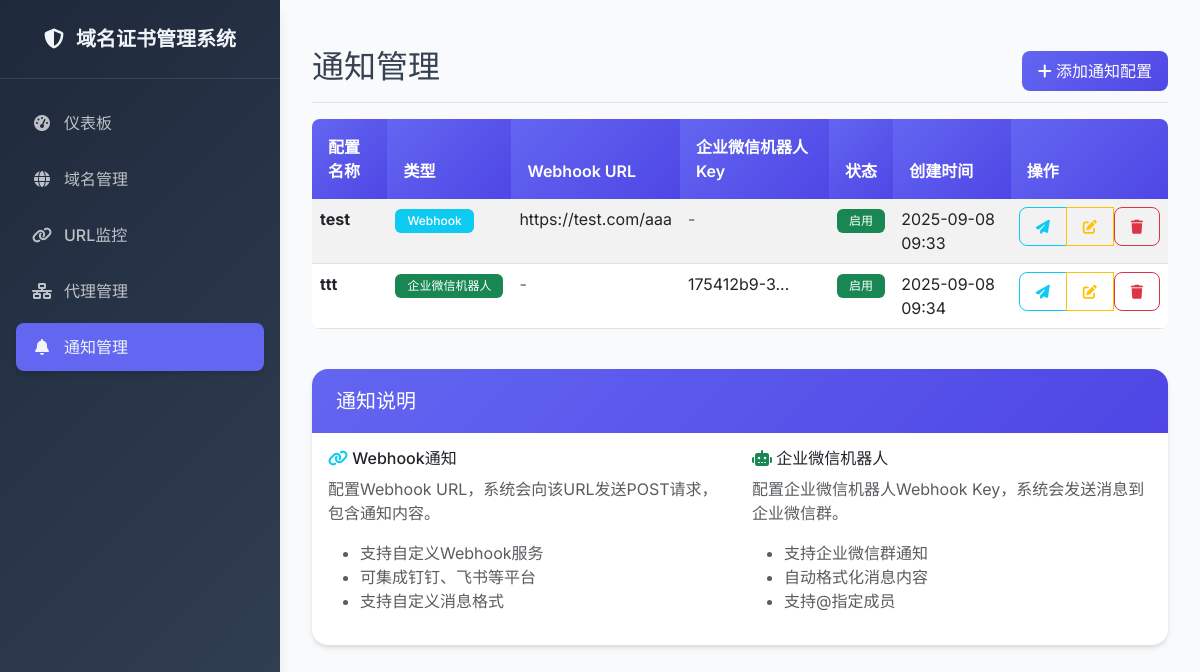
The app's page /notifications/config with its own data.
### app/models/notification.py (models this page shows, shortened)
class NotificationConfig(db.Model):
    id = db.Column(db.Integer, primary_key=True)
    name = db.Column(db.String(255), nullable=False)
    type = db.Column(db.String(50))  # 'webhook', 'wechat_bot'
    webhook_url = db.Column(db.String(500))
    wechat_bot_key = db.Column(db.String(255))
    is_active = db.Column(db.Boolean, default=True)
    created_at = db.Column(db.DateTime, default=datetime.utcnow)
    updated_at = db.Column(db.DateTime, default=datetime.utcnow, onupdate=datetime.utcnow)

### app/views/notifications.py (the view)
@notifications_bp.route('/notifications/config')
def config():
    configs = NotificationConfig.query.all()
    return render_template('notifications/config.html', configs=configs)

### app/templates/notifications/config.html (shortened to what this page needs)
{% extends "base.html" %}
{% block content %}
<div class="d-flex justify-content-between flex-wrap flex-md-nowrap align-items-center pt-3 pb-2 mb-3 border-bottom">
    <h1 class="h2">通知管理</h1>
    <div class="btn-toolbar mb-2 mb-md-0">
        <a href="{{ url_for('notifications.new_config') }}" class="btn btn-primary">
            <i class="fas fa-plus"></i> 添加通知配置
        </a>
    </div>
</div>
{% if configs %}
<div class="table-responsive">
    <table class="table table-striped table-hover">
        <thead>
            <tr>
                <th>配置名称</th>
                <th>类型</th>
                <th>Webhook URL</th>
                <th>企业微信机器人Key</th>
                <th>状态</th>
                <th>创建时间</th>
                <th>操作</th>
            </tr>
        </thead>
        <tbody>
            {% for config in configs %}
            <tr>
                <td>
                    <strong>{{ config.name }}</strong>
                </td>
                <td>
                    {% if config.type == 'webhook' %}
                        <span class="badge bg-info">Webhook</span>
                    {% elif config.type == 'wechat_bot' %}
                        <span class="badge bg-success">企业微信机器人</span>
                    {% else %}
                        <span class="badge bg-secondary">{{ config.type }}</span>
                    {% endif %}
                </td>
                <td>
                    {% if config.webhook_url %}
                        <span class="text-truncate d-inline-block" style="max-width: 200px;" title="{{ config.webhook_url }}">
                            {{ config.webhook_url }}
                        </span>
                    {% else %}
                        <span class="text-muted">-</span>
                    {% endif %}
                </td>
                <td>
                    {% if config.wechat_bot_key %}
                        <span class="text-truncate d-inline-block" style="max-width: 150px;" title="{{ config.wechat_bot_key }}">
                            {{ config.wechat_bot_key[:10] }}...
                        </span>
                    {% else %}
                        <span class="text-muted">-</span>
                    {% endif %}
                </td>
                <td>
                    {% if config.is_active %}
                        <span class="badge bg-success">启用</span>
                    {% else %}
                        <span class="badge bg-secondary">禁用</span>
                    {% endif %}
                </td>
                <td>{{ config.created_at.strftime('%Y-%m-%d %H:%M') }}</td>
                <td>
                    <div class="btn-group" role="group">
                        <button type="button" class="btn btn-sm btn-outline-info test-notification-btn"
                                data-config-id="{{ config.id }}" data-config-name="{{ config.name }}"
                                data-bs-toggle="tooltip" data-bs-placement="top" title="测试通知">
                            <i class="fas fa-paper-plane"></i>
                        </button>
                        <a href="{{ url_for('notifications.edit_config', id=config.id) }}" class="btn btn-sm btn-outline-warning">
                            <i class="fas fa-edit"></i>
                        </a>
                        <form method="POST" action="{{ url_for('notifications.delete_config', id=config.id) }}" style="display: inline;">
                            <button type="submit" class="btn btn-sm btn-outline-danger" onclick="return confirm('确定要删除这个通知配置吗？')">
                                <i class="fas fa-trash"></i>
                            </button>
                        </form>
                    </div>
                </td>
            </tr>
            {% endfor %}
        </tbody>
    </table>
</div>
{% endif %}
<div class="row mt-4">
    <div class="col-12">
        <div class="card">
            <div class="card-header">
                <h5 class="card-title mb-0">通知说明</h5>
            </div>
            <div class="card-body">
                <div class="row">
                    <div class="col-md-6">
                        <h6><i class="fas fa-link text-info"></i> Webhook通知</h6>
                        <p class="text-muted">配置Webhook URL，系统会向该URL发送POST请求，包含通知内容。</p>
                        <ul class="text-muted">
                            <li>支持自定义Webhook服务</li>
                            <li>可集成钉钉、飞书等平台</li>
                            <li>支持自定义消息格式</li>
                        </ul>
                    </div>
                    <div class="col-md-6">
                        <h6><i class="fas fa-robot text-success"></i> 企业微信机器人</h6>
                        <p class="text-muted">配置企业微信机器人Webhook Key，系统会发送消息到企业微信群。</p>
                        <ul class="text-muted">
                            <li>支持企业微信群通知</li>
                            <li>自动格式化消息内容</li>
                            <li>支持@指定成员</li>
                        </ul>
                    </div>
                </div>
            </div>
        </div>
    </div>
</div>
{% endblock %}

### app/templates/base.html (style rules this page uses)
:root { --primary-color: #6366f1; --primary-dark: #4f46e5; --secondary-color: #64748b; --success-color: #10b981; --warning-color: #f59e0b; --danger-color: #ef4444; --info-color: #06b6d4; --dark-bg: #1e293b; --dark-secondary: #334155; --dark-text: #f1f5f9; --light-bg: #f8fafc; --border-color: #e2e8f0; --shadow: 0 4px 6px -1px rgba(0, 0, 0, 0.1), 0 2px 4px -1px rgba(0, 0, 0, 0.06); --shadow-lg: 0 10px 15px -3px rgba(0, 0, 0, 0.1), 0 4px 6px -2px rgba(0, 0, 0, 0.05); }
* { font-family: 'Inter', -apple-system, BlinkMacSystemFont, 'Segoe UI', Roboto, sans-serif; }
body { background-color: var(--light-bg); color: #374151; }
.table-responsive { scrollbar-width: thin; scrollbar-color: #667eea #f1f1f1; }
.card { border: none; border-radius: 1rem; box-shadow: var(--shadow); transition: all 0.2s ease; }
.card-header { background: linear-gradient(135deg, var(--primary-color) 0%, var(--primary-dark) 100%); color: white; border-radius: 1rem 1rem 0 0 !important; border: none; padding: 1.25rem 1.5rem; }
.btn { border-radius: 0.5rem; font-weight: 500; padding: 0.5rem 1rem; transition: all 0.2s ease; }
.btn-primary { background: linear-gradient(135deg, var(--primary-color) 0%, var(--primary-dark) 100%); border: none; }
.table { border-radius: 0.5rem; overflow: hidden; }
.table thead th { background: linear-gradient(135deg, var(--primary-color) 0%, var(--primary-dark) 100%); color: white; border: none; font-weight: 600; padding: 1rem; }
.table tbody tr { transition: all 0.2s ease; }
.badge { border-radius: 0.375rem; font-weight: 500; padding: 0.375rem 0.75rem; }

### app/templates/notifications/config.html (style rules this page uses)
.test-notification-btn { position: relative; transition: all 0.3s ease; }

### records on screen
NotificationConfig: name "test", type "Webhook", webhook_url "https://test.com/aaa", is_active "启用", created_at "2025-09-08 09:33"
NotificationConfig: name "ttt", type "企业微信机器人", wechat_bot_key "175412b9-3", is_active "启用", created_at "2025-09-08 09:34"
